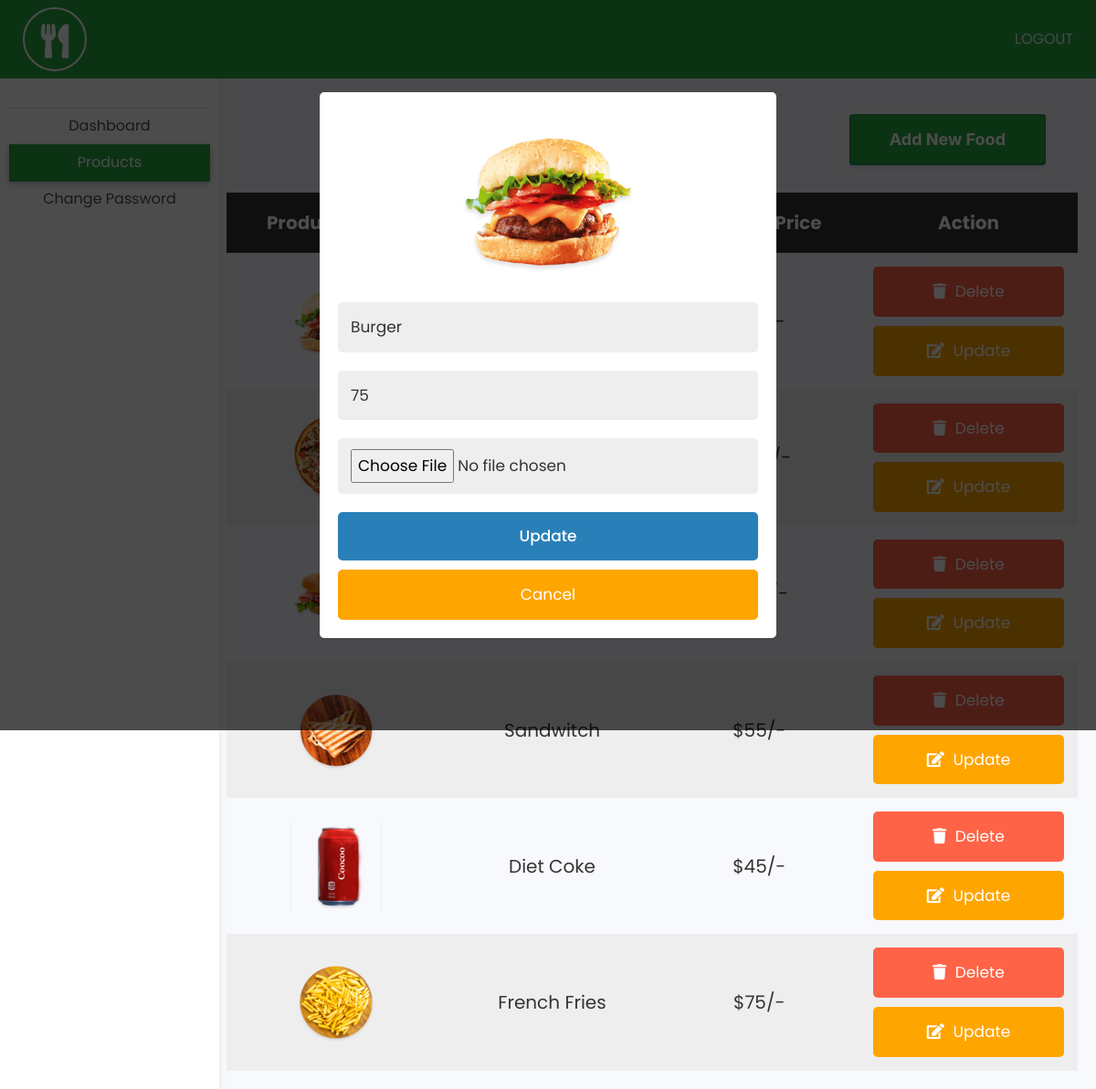
The app's page /product.php?edit=3 (signed in) with its own data.
### tables this page shows
CREATE TABLE `products` (
  `id` int(11) NOT NULL,
  `name` varchar(255) DEFAULT NULL,
  `price` double DEFAULT NULL,
  `image` text DEFAULT NULL
);

### product.php (the view, shortened to what this page needs)
<?php
   @include("connection.php");
   ?>
<!DOCTYPE html>
<html>
   <head>
      <link rel="stylesheet" href="https://cdn.jsdelivr.net/npm/bootstrap@4.0.0/dist/css/bootstrap.min.css">
      <link rel="stylesheet" href="https://cdnjs.cloudflare.com/ajax/libs/font-awesome/5.15.1/css/all.min.css"
 />
      <link rel="stylesheet" href="style.css">
      <link rel="stylesheet" href="admin_home.css">
      <link rel="stylesheet" href="A.style.css">
      <link rel="stylesheet" href="shopping cart/css/style.css">
   </head>
   <body>
      <header>
         <nav id="sidebarMenu" class="collapse d-lg-block sidebar collapse bg-white">
            <div class="position-sticky">
               <div class="list-group list-group-flush mx-3 mt-4">
                  <a
                     href="#"
                     class="list-group-item list-group-item-action py-2 ripple"
                     aria-current="true"
                     >
                  </a>
                  <a href="admin_home.php" class="list-group-item list-group-item-action py-2 ripple">
                  <span>Dashboard</span>
                  </a>
                  <a href="product.php" class="list-group-item list-group-item-action py-2 ripple active">
                  <span>Products</span>
                  </a>
                  <a href="admin_change_password.php" class="list-group-item list-group-item-action py-2 ripple">
                  <span>Change Password</span>
                  </a>
               </div>
            </div>
         </nav>
         <nav id="main-navbar" class="navbar navbar-expand-lg navbar-light bg-success fixed-top">
            <div class="container-fluid">
               <a class="navbar-brand" href="#">
               <i class="logo fas fa-utensils fa-3x"></i>
               </a>
               <ul class="navbar-nav ms-auto d-flex flex-row">
                  <a href="?sign=out" style="text-decoration:none;color:aliceblue;">LOGOUT</a>
               </ul>
            </div>
         </nav>
      </header>
      <section class="display-product-table"  style="width:81%;float:right;margin-top: 105px;">
      <a href="add_new_product.php"><button type="submit" class="button-66" style="float:right;margin-right:35px;">Add New Food</button></a>
      <br><br><br>
<table>
   <thead>
      <th>product image</th>
      <th>product name</th>
      <th>product price</th>
      <th>action</th>
   </thead>
   <tbody>
      <?php
         $select_products = mysqli_query($con, "SELECT * FROM `products`");
         if(mysqli_num_rows($select_products) > 0){
            while($row = mysqli_fetch_assoc($select_products)){
      ?>
      <tr>
         <td><img src="shopping cart/uploaded_img/<?php echo $row['image']; ?>" height="100" alt=""></td>
         <td><?php echo $row['name']; ?></td>
         <td>$<?php echo $row['price']; ?>/-</td>
         <td>
            <a href="product.php?delete=<?php echo $row['id']; ?>" class="delete-btn" onclick="return confirm('are your sure you want to delete this?');"> <i class="fas fa-trash"></i> delete </a>
            <a href="product.php?edit=<?php echo $row['id']; ?>" class="option-btn"> <i class="fas fa-edit"></i> update </a>
         </td>
      </tr>
      <?php
         };
         }else{
            echo "<div class='empty'>no product added</div>";
         };
      ?>
   </tbody>
</table>
</section>
<section class="edit-form-container">
<?php
if(isset($_GET['edit'])){
   $edit_id = $_GET['edit'];
   $edit_query = mysqli_query($con, "SELECT * FROM `products` WHERE id = $edit_id");
   if(mysqli_num_rows($edit_query) > 0){
      while($fetch_edit = mysqli_fetch_assoc($edit_query)){
?>
<form action="" method="post" enctype="multipart/form-data">
   <img src="shopping cart/uploaded_img/<?php echo $fetch_edit['image']; ?>" height="200" alt="">
   <input type="text" class="box" required name="update_p_name" value="<?php echo $fetch_edit['name']; ?>">
   <input type="number" min="0" class="box" required name="update_p_price" value="<?php echo $fetch_edit['price']; ?>">
   <input type="file" class="box" required name="update_p_image" accept="image/png, image/jpg, image/jpeg">
   <input type="submit" value="update" name="update_product" class="btn">
   <input type="reset" value="cancel" id="close-edit" onclick="history.back();" class="option-btn">
</form>
<?php
         };
      };
   };
?>
</section>
   </body>
</html>

### style.css (style rules this page uses)
html { scroll-behavior: smooth; }
* { margin: 0; padding: 0; box-sizing: border-box; }
header { background: #24a19c; padding: 0% 1%; text-align: center; width: 100%; }
.logo { width: 70px; height: 70px; line-height: 70px; text-align: center; color: white; border-radius: 80%; border: 2px solid white; }
@media (min-width: 992px) { nav ul { text-align: right; } }
.btn { display: inline-block; font-weight: 400; color: #212529; text-align: center; vertical-align: middle; -webkit-user-select: none; -moz-user-select: none; -ms-user-select: none; user-select: none; background-color: transparent; border: 1px solid transparent; padding: 0.375rem 0.75rem; font-size: 1rem; line-height: 1.5; border-radius: 0.25rem; -webkit-transition: color 0.15s ease-in-out, background-color 0.15s ease-in-out, border-color 0.15s ease-in-out, -webkit-box-shadow 0.15s ease-in-out; transition: color 0.15s ease-in-out, background-color 0.15s ease-in-out, border-color 0.15s ease-in-out, -webkit-box-shadow 0.15s ease-in-out; -o-transition: color 0.15s ease-in-out, background-color 0.15s ease-in-out, border-color 0.15s ease-in-out, box-shadow 0.15s ease-in-out; transition: color 0.15s ease-in-out, background-color 0.15s ease-in-out, border-color 0.15s ease-in-out, box-shadow 0.15s ease-in-out; transition: color 0.15s ease-in-out, background-color 0.15s ease-in-out, border-color 0.15s ease-in-out, box-shadow 0.15s ease-in-out, -webkit-box-shadow 0.15s ease-in-out; }

### admin_home.css (style rules this page uses)
body { background-color: #fbfbfb; }
.sidebar { position: fixed; top: 35px; bottom: 0; left: 0; padding: 58px 0 0; box-shadow: 0 2px 5px 0 rgb(0 0 0 / 5%), 0 2px 10px 0 rgb(0 0 0 / 5%); width: 240px; z-index: 600; }
.sidebar .active { border-radius: 5px; box-shadow: 0 2px 5px 0 rgb(0 0 0 / 16%), 0 2px 10px 0 rgb(0 0 0 / 12%); }

### shopping cart/css/style.css (style rules this page uses)
:root { --blue:#2980b9; --red:tomato; --orange:orange; --black:#333; --white:#fff; --bg-color:#eee; --dark-bg:rgba(0,0,0,.7); --box-shadow:0 .5rem 1rem rgba(0,0,0,.1); --border:.1rem solid #999; }
* { font-family: 'Poppins', sans-serif; margin:0; padding:0; box-sizing: border-box; outline: none; border:none; text-decoration: none; text-transform: capitalize; }
html { font-size: 62.5%; overflow-x: hidden; }
section { padding:2rem; }
.btn, .option-btn, .delete-btn { display: block; width: 100%; text-align: center; background-color: var(--blue); color:var(--white); font-size: 1.7rem; padding:1.2rem 3rem; border-radius: .5rem; cursor: pointer; margin-top: 1rem; }
.option-btn i, .delete-btn i { padding-right: .5rem; }
.option-btn { background-color: var(--orange); }
.delete-btn { margin-top: 0; background-color: var(--red); }
.display-product-table table { width: 100%; text-align: center; }
.display-product-table table thead th { padding:1.5rem; font-size: 2rem; background-color: var(--black); color:var(--white); }
.display-product-table table td { padding:1.5rem; font-size: 2rem; color:var(--black); }
.display-product-table table td:first-child { padding:0; }
.display-product-table table tr:nth-child(even) { background-color: var(--bg-color); }
.edit-form-container { position: fixed; top:0; left:0; z-index: 1100; background-color: var(--dark-bg); padding:2rem; display: none; align-items: center; justify-content: center; min-height: 100vh; width: 100%; }
.edit-form-container form { width: 50rem; border-radius: .5rem; background-color: var(--white); text-align: center; padding:2rem; }
.edit-form-container form .box { width: 100%; background-color: var(--bg-color); border-radius: .5rem; margin:1rem 0; font-size: 1.7rem; color:var(--black); padding:1.2rem 1.4rem; text-transform: none; }

### product.php (style rules this page uses)
.list-group-item.active { background-color: #28a745;border-color: #28a745; }
.button-66 { background-color: #28a745; border-radius: 4px; border: 0; box-shadow: rgba(1,60,136,.5) 0 -1px 3px 0 inset,rgba(0,44,97,.1) 0 3px 6px 0; box-sizing: border-box; color: #fff; cursor: pointer; display: inherit; font-family: "Space Grotesk",-apple-system,system-ui,"Segoe UI",Roboto,Helvetica,Arial,sans-serif,"Apple Color Emoji","Segoe UI Emoji","Segoe UI Symbol"; font-size: 18px; font-weight: 700; line-height: 24px; margin: 0; min-height: 56px; min-width: 120px; padding: 16px 20px; position: relative; text-align: center; user-select: none; -webkit-user-select: none; touch-action: manipulation; vertical-align: baseline; transition: all .2s cubic-bezier(.22, .61, .36, 1); }
@media (min-width: 768px) { .button-66 { padding: 16px 44px; min-width: 150px; } }

### records on screen
products: image (picture), update_p_name "Burger", update_p_price "75"
products: image (picture), name "Sandwitch", price "55"
products: image (picture), name "Diet Coke", price "45"
products: image (picture), name "French Fries", price "75"
